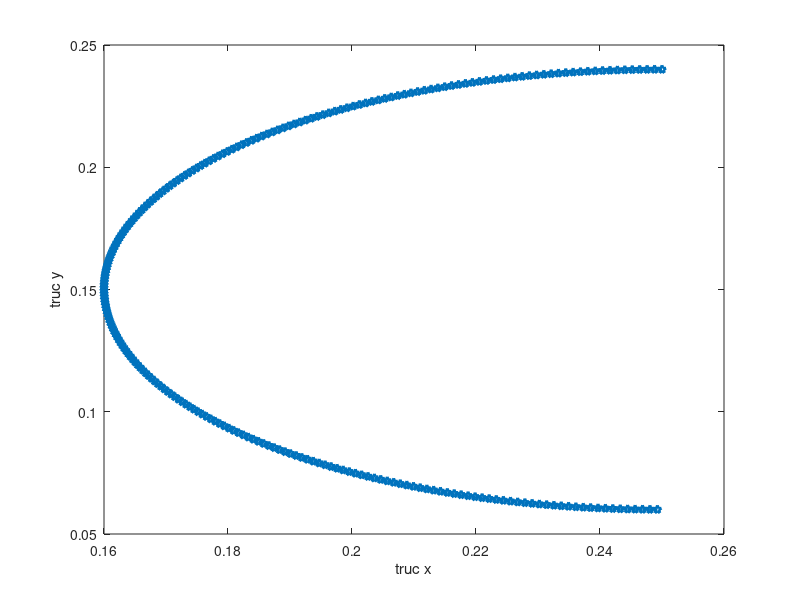

The MATLAB source for this figure:
clear all; close all; clc;

t = 1.1780972450:0.01:1.178097245*3

xE = 0.250+0.090*cos(t/0.750);
yE = 0.150+0.090*sin(t/0.750);

plot(xE,yE,'p-','linewidth',2);
xlabel('truc x');
ylabel('truc y');

%Tim Tam va ban kinh
R = ((max(xE) - min(xE))/2);
xO =  min(xE) + R;
yO =  min(yE) + R;
disp('Toa do tam O: ');
fprintf('xO = %d\n', xO);
fprintf('yO = %d\n', yO);
fprintf('R = %d\n', R);